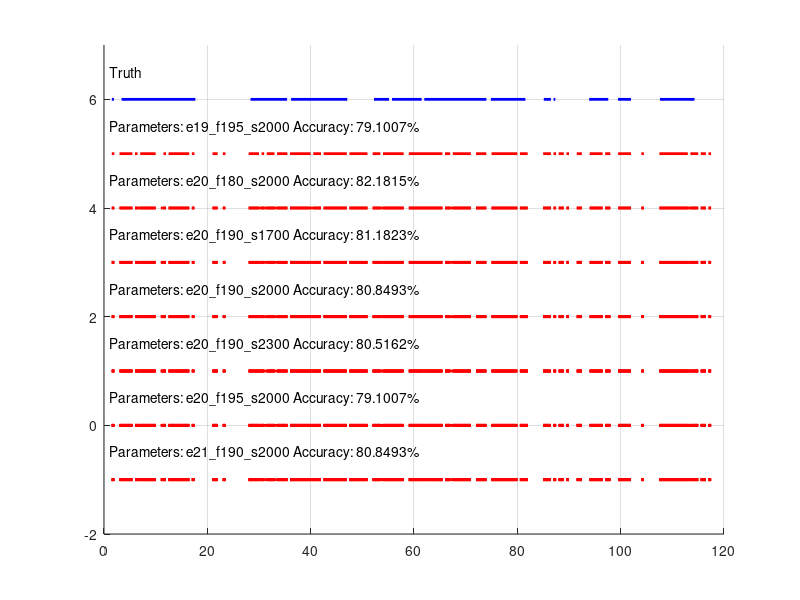

Here is the MATLAB script that generated this plot:
D = load('sancRawData.mat');
T = load('sancTruth.mat');

fields = fieldnames(D);
close all;

replace = [];

time = 0:0.1:120;

for i = 1:numel(time)
    for r = 1:length(T.AAAsancTruth)
        if (time(i) >= T.AAAsancTruth(r,1)) && (time(i) <= T.AAAsancTruth(r,2))
            speech.truth(i) = 1;
        elseif (time(i) > T.AAAsancTruth(r,2))
            speech.truth(i) = 0;
        end
    end
end

hold on;

top = length(fields)-1;
for i = 1:length(T.AAAsancTruth)
    plot(T.AAAsancTruth(i,:), [top top], 'LineWidth', 2, 'color', 'b');
end
text(1, top+0.5, 'Truth');

counter = top-1;
for fn=fields'
    %convert python output to start & stop times
    for i = 2:length(D.(fn{1}))
        if D.(fn{1})(i, 1) == 1 && D.(fn{1})(i-1, 1) == 0
            start = D.(fn{1})(i, 2);
        elseif D.(fn{1})(i, 1) == 0 && D.(fn{1})(i-1, 1) == 1
            stop = D.(fn{1})(i, 2);
            replace = [replace; start stop];
        end
    end
    D.(fn{1}) = replace;
    
    %get binary speech v nonspeech for accuracy check
    for i = 1:numel(time)
        for r = 1:length(D.(fn{1}))
            if (time(i) >= D.(fn{1})(r,1)) && (time(i) <= D.(fn{1})(r,2))
                speech.(fn{1})(i) = 1;
            elseif (time(i) > D.(fn{1})(r,2))
                speech.(fn{1})(i) = 0;
            end
        end
    end
    comparison.(fn{1}) = speech.(fn{1}) == speech.truth;
    accuracy.(fn{1}) = sum(comparison.(fn{1})) / length(comparison.(fn{1}));
    
    %plot data
    for i = 1:length(D.(fn{1}))
        plot(D.(fn{1})(i,:), [counter counter], 'LineWidth', 2, 'color', 'r');
    end
    text(1, counter+0.5, ['Parameters: ' fn{1} ' Accuracy: ' num2str(accuracy.(fn{1}) * 100) '%'], 'interpreter', 'none');
    counter = counter - 1;
end

ylim([counter top+1])
grid on;
hold off;
